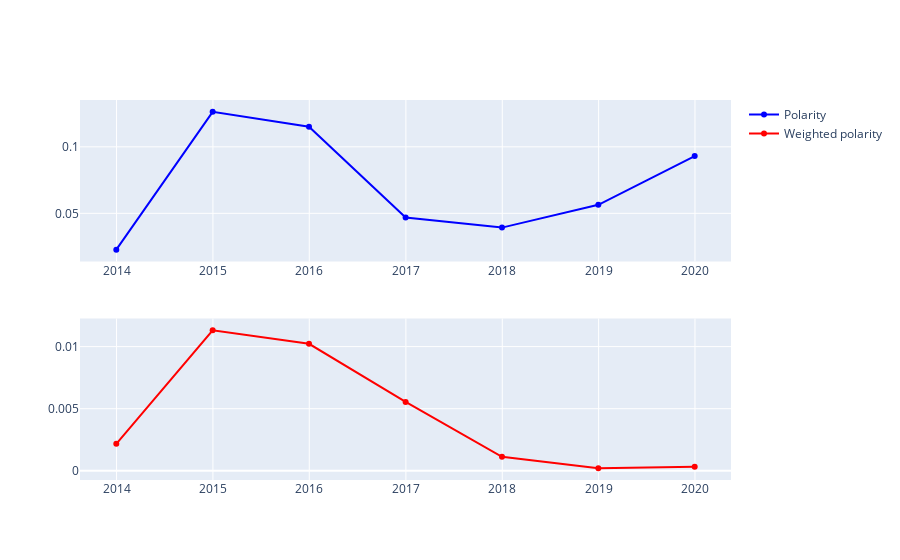

Notebook code cell kept with this figure:
### Code cell
fig = make_subplots(rows=2, cols=1)
fig.add_trace(go.Scatter(
    x=df_per_year.timestamp,
    y=df_per_year.polarity,
    name = 'Polarity',
    marker=dict(color="blue"),
    showlegend=True
),1,1)

fig.add_trace(go.Scatter(
    x=df_per_year.timestamp,
    y=df_per_year.weighted_polarity,
    name = 'Weighted polarity',
    marker=dict(color="red"),
    showlegend=True
),2,1)

### Figure 1 — Plotly figure (JSON) as saved in the notebook; plotly's stock layout.template omitted (floating-point values rounded to 4 significant figures)
{"data": [{"marker": {"color": "blue"}, "name": "Polarity", "showlegend": true, "type": "scatter", "x": ["2013-12-31T00:00:00", "2014-12-31T00:00:00", "2015-12-31T00:00:00", "2016-12-31T00:00:00", "2017-12-31T00:00:00", "2018-12-31T00:00:00", "2019-12-31T00:00:00"], "xaxis": "x", "y": [0.02267, 0.1263, 0.1151, 0.04683, 0.03927, 0.05642, 0.0931], "yaxis": "y"}, {"marker": {"color": "red"}, "name": "Weighted polarity", "showlegend": true, "type": "scatter", "x": ["2013-12-31T00:00:00", "2014-12-31T00:00:00", "2015-12-31T00:00:00", "2016-12-31T00:00:00", "2017-12-31T00:00:00", "2018-12-31T00:00:00", "2019-12-31T00:00:00"], "xaxis": "x2", "y": [0.002173, 0.01131, 0.01022, 0.005543, 0.001131, 0.0002109, 0.0003162], "yaxis": "y2"}], "layout": {"xaxis": {"anchor": "y", "domain": [0, 1]}, "xaxis2": {"anchor": "y2", "domain": [0, 1]}, "yaxis": {"anchor": "x", "domain": [0.575, 1]}, "yaxis2": {"anchor": "x2", "domain": [0, 0.425]}}}
